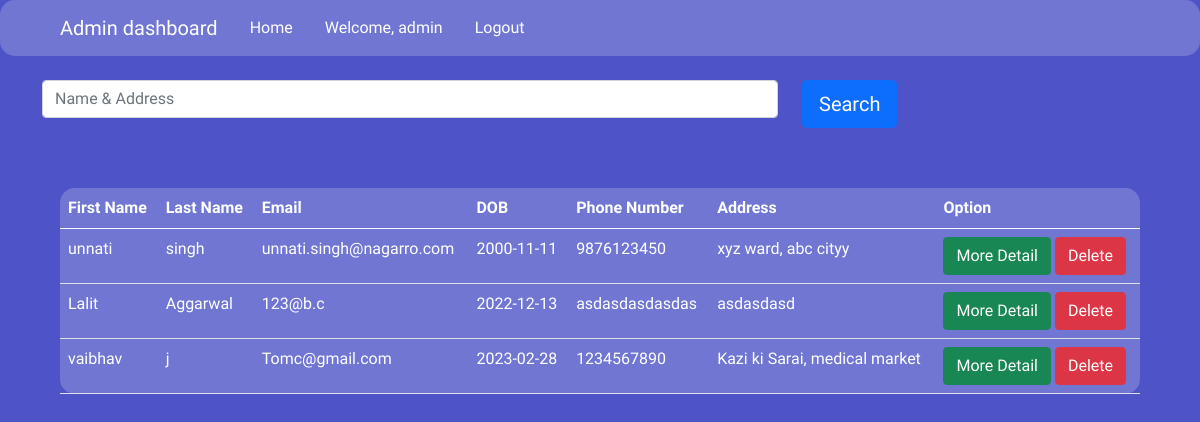
Screenshot of /admin (signed in) with the database file from the repository.
### app/models.py (models this page shows, shortened)
class Employee(db.Model,UserMixin):
    id=db.Column(db.Integer,primary_key=True)
    first_name=db.Column("first_name",db.String(100),nullable=False)
    last_name=db.Column("last_name",db.String(100),nullable=False)
    email=db.Column("email",db.String(100),nullable=False,unique=True)
    password_hash=db.Column("password",db.String(100),nullable=False)
    dob=db.Column("dob",db.String(100),nullable=False)
    address=db.Column("address",db.String(100),nullable=False)
    phone_number=db.Column("phone_number",db.String(100),nullable=False)
    @property
    def password(self):
        return self.password
    @password.setter
    def password(self,plain_text_password):
        self.password_hash = bcrypt.generate_password_hash(plain_text_password).decode('utf-8')

### app/admin/admin.py (the view)
@admin.route("/admin",methods=['POST','GET'])
@login_required
def Admin():
    form=SearchForm()
    values=Employee.query.all()
    employee_json=[]
    for value in values:
        content={"first_name":value.first_name,"last_name":value.last_name,"email":value.email,"phone_number":value.phone_number,
                 "dob":value.dob,"address":value.address}
        employee_json.append(content)
    if form.validate_on_submit():
        return redirect(url_for("search",search_value=form.search.data))
    if form.errors != {}: #If there are not errors from the validations
        for err_msg in form.errors.values():
            flash(err_msg,category='danger')
    return render_template("admin/admin.html",values=employee_json,form=form)

### app/forms.py
class SearchForm(FlaskForm):
    search=StringField(label='search',validators=[InputRequired()])
    submit_field=SubmitField(label='Search')

### app/models.py (called while the page is built)
@login_manager.user_loader
def load_user(user_id):
    return Employee.query.get(int(user_id))

### app/admin/templates/admin/admin.html (shortened to what this page needs)
{% extends 'base.html' %}
{% block content %}
<nav class="navbar navbar-expand-md navbar-dark blurred-box">
    <a class="navbar-brand" href="#">Admin dashboard</a>
    <ul class="nav">
      <li class="nav-item">
        <a class="nav-link colorwhite" href="{{ url_for('<admin>.Admin')}}">Home</a>
      </li>
    </ul>
    <ul class="nav justify-content-end">
      <li class="nav-item">
        <a class="nav-link colorwhite">Welcome, {{ current_user.first_name }}</a>
    </li>
    <li class="nav-item">
        <a class="nav-link colorwhite" href="{{ url_for('logout_page') }}">Logout</a>
    </li>
    </ul>
  </nav>
<div class="container">
    <br>
 <form class="form-register row" method="post" >
                 <div class="col-8">
                {{ form.search(class="form-control",placeholder="Name & Address")}}
                 </div>
     <div class="col-4">
                {{ form.submit_field(class="btn btn-lg btn-block btn-primary") }}
     </div>
 </form>
</div>
<div class="margin5 ">
    <div class=" blurred-box">
<table class="table colorwhite ">
    <thead>
        <tr>
          <th scope="col">First Name</th>
          <th scope="col">Last Name</th>
          <th scope="col">Email</th>
          <th scope="col">DOB</th>
            <th scope="col">Phone Number</th>
          <th scope="col">Address</th>
            <th scope="col">Option</th>
        </tr>
      </thead>
    <tbody>
        {%for employee in values %}
        {% if employee.first_name!='admin'%}
      <tr>
        <td> {{employee['first_name']}}</td>
        <td> {{employee['last_name']}}</td>
        <td> {{employee['email']}}</td>
          <td> {{employee['dob']}}</td>
          <td> {{employee['phone_number']}}</td>
          <td> {{employee['address']}}</td>
        <td>
            <button class="btn btn-outline btn-success"><a style="text-decoration: none;"  href=detail/{{employee.email}}><span class="colorwhite">More Detail</span></a></button>
            <button type="button" class="btn btn-danger"><a  style="text-decoration: none;" href=delete/{{employee.email}}><span class="colorwhite">Delete</span></a></button>
        </td>
      </tr>
      {% endif %}
      {% endfor %}
    </tbody>
  </table>
    </div>
  </div>
{% endblock %}

### app/templates/base.html (shortened to what this page needs)
<!doctype html>
<html lang="en">
  <head>
    <link href="https://cdn.jsdelivr.net/npm/bootstrap@5.0.2/dist/css/bootstrap.min.css" rel="stylesheet">
    <link rel= "stylesheet" type= "text/css" href= "{{ url_for('static',filename='styles/register/background.css') }}">
  </head>
  <body class="area">
    {% block content %} {% endblock %}
  </body>
</html>

### app/static/styles/register/background.css (style rules this page uses)
* { margin: 0px; padding: 0px; }
body { font-family: 'Exo', sans-serif; color: #fff; }
nav { padding-left: 5%; padding-right: 5%; }
.colorwhite { color: #fff; }
.blurred-box { background: rgba(255, 255, 255, 0.2); border-radius: 15px; }
.margin5 { padding:5%; }
.area { background: #4e54c8; background: -webkit-linear-gradient(to left, #8f94fb, #4e54c8); width: 100%; height:100vh; }

### rows the page displays
Employee: first_name "admin"
Employee: first_name "unnati", last_name "singh", email "unnati.singh@nagarro.com", dob "2000-11-11", phone_number "9876123450", address "xyz ward, abc cityy"
Employee: first_name "Lalit", last_name "Aggarwal", email "123@b.c", dob "2022-12-13", phone_number "asdasdasdasdas", address "asdasdasd"
Employee: first_name "vaibhav", last_name "j", email "Tomc@gmail.com", dob "2023-02-28", phone_number "1234567890", address "Kazi ki Sarai, medical market"
